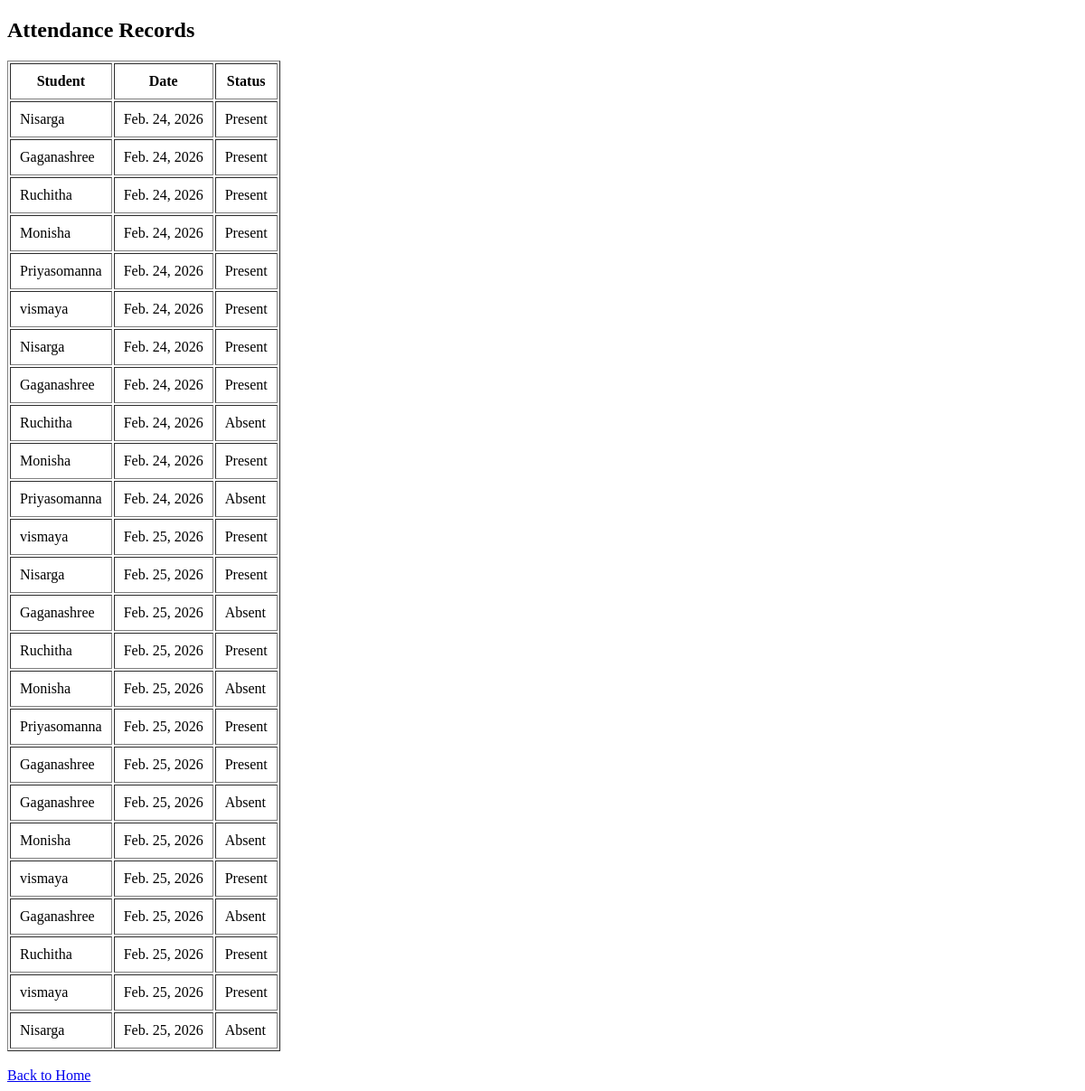
The app's page /records/, older data.
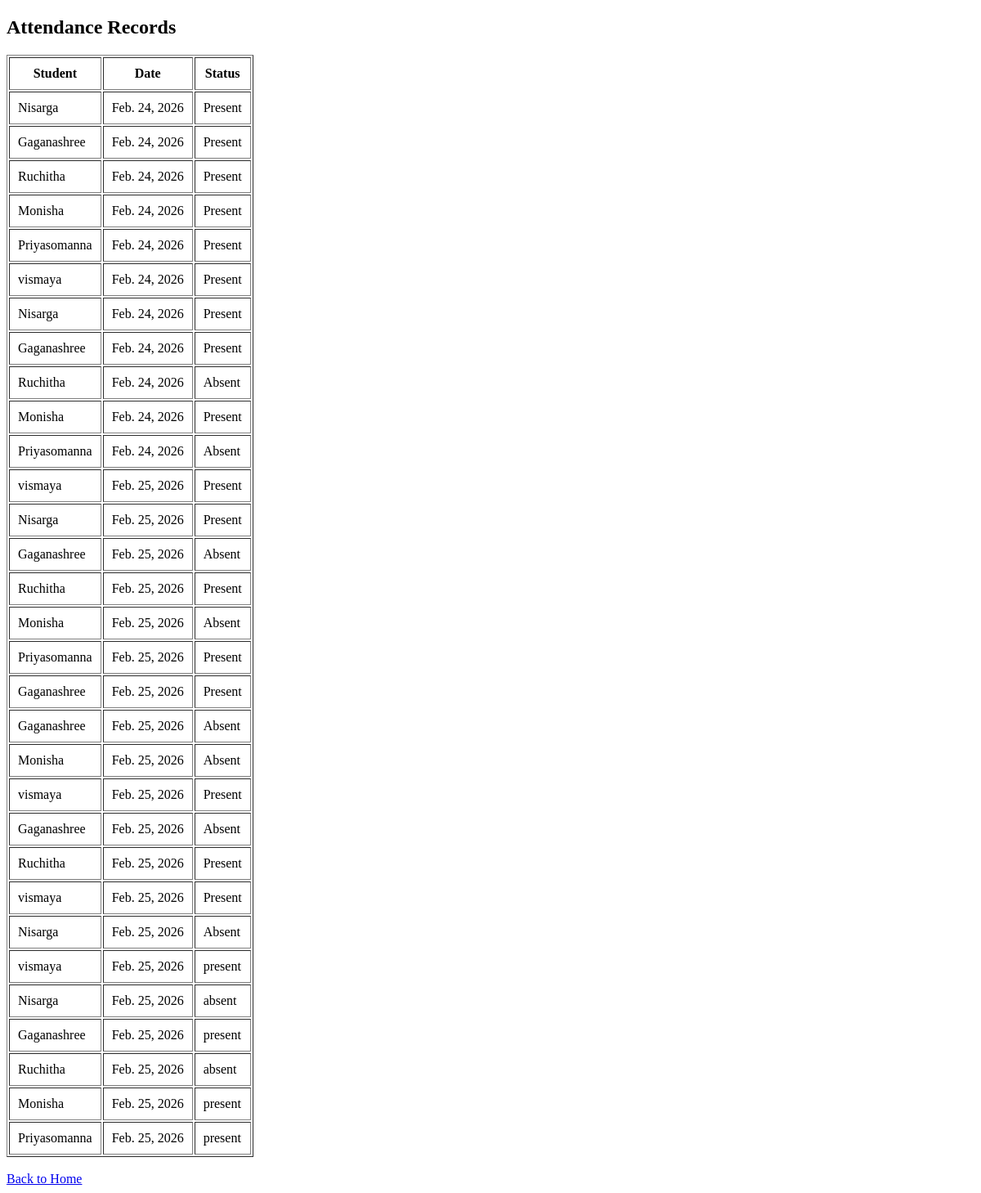
The same page, newer data.
### attendance/models.py (models this page shows, shortened)
class Attendance(models.Model):
    student = models.ForeignKey(Student, on_delete=models.CASCADE)
    date = models.DateField()
    status = models.CharField(max_length=20)

class Student(models.Model):
    name = models.CharField(max_length=100)
    roll_no = models.CharField(max_length=20, unique=True)
    class_name = models.CharField(max_length=50)

### attendance/views.py (the view)
# urls.py: path('records/', views.view_attendance, name='records'),
def view_attendance(request):
    records = Attendance.objects.all()
    return render(request, 'attendance_list.html', {'records': records})

### attendance/templates/attendance_list.html (shortened to what this page needs)
<!DOCTYPE html>
<html>
<head>
</head>
<body>
<h2>Attendance Records</h2>
<table border="1" cellpadding="10">
<tr>
    <th>Student</th>
    <th>Date</th>
    <th>Status</th>
</tr>
{% for rec in records %}
<tr>
    <td>{{ rec.student.name }}</td>
    <td>{{ rec.date }}</td>
    <td>{{ rec.status }}</td>
</tr>
{% endfor %}
</table>
<br>
<a href="/">Back to Home</a>
</body>
</html>

Row changes from the older to the newer data that the page shows:
added Attendance: student.name "vismaya", date "Feb. 25, 2026", status "present"
added Attendance: student.name "Nisarga", date "Feb. 25, 2026", status "absent"
added Attendance: student.name "Gaganashree", date "Feb. 25, 2026", status "present"
added Attendance: student.name "Ruchitha", date "Feb. 25, 2026", status "absent"
added Attendance: student.name "Monisha", date "Feb. 25, 2026", status "present"
added Attendance: student.name "Priyasomanna", date "Feb. 25, 2026", status "present"
